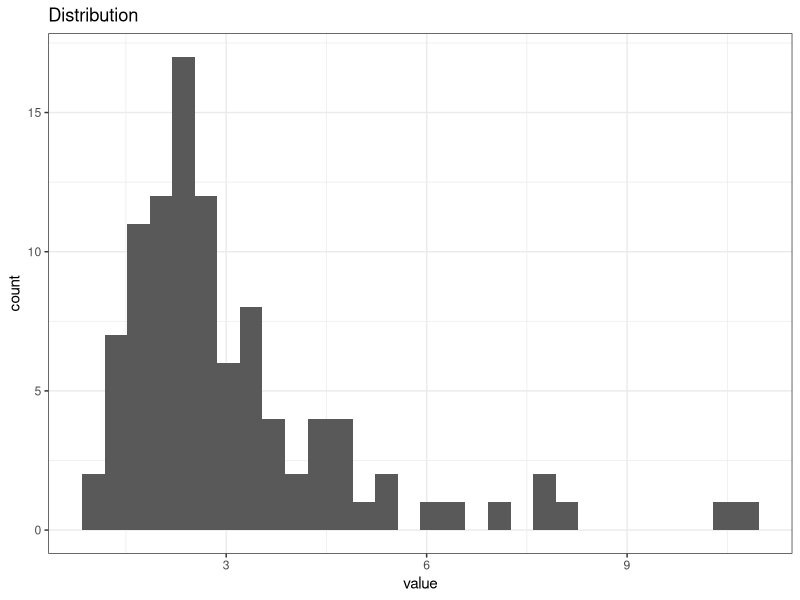
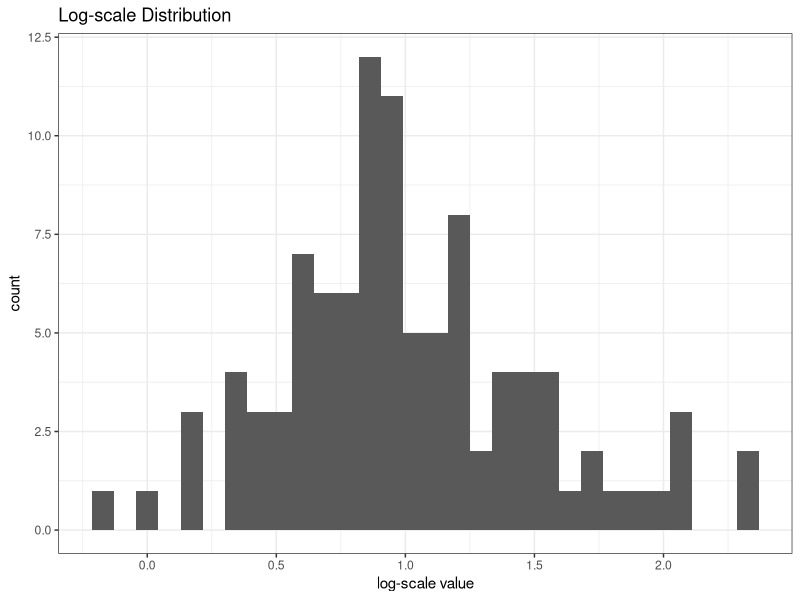

Write R code to recreate these figures, in order.
## ---- chunk 1
knitr::opts_chunk$set(echo = TRUE)
library(ggplot2)
## ---- chunk 2
lognSamples <- rlnorm(100, 1, 0.5)
## ---- chunk 3
print(paste("The mean of the distribution is:", mean(lognSamples)))
print(paste("The variance of the distribution is:", var(lognSamples)))
## ---- chunk 4
ggplot() +
  geom_histogram(aes(x=lognSamples)) +
  labs(title="Distribution") +
  xlab("value") +
  theme_bw()
## ---- chunk 5
ggplot() +
  geom_histogram(aes(x=log(lognSamples))) +
  labs(title="Log-scale Distribution") +
  xlab("log-scale value") +
  theme_bw()
